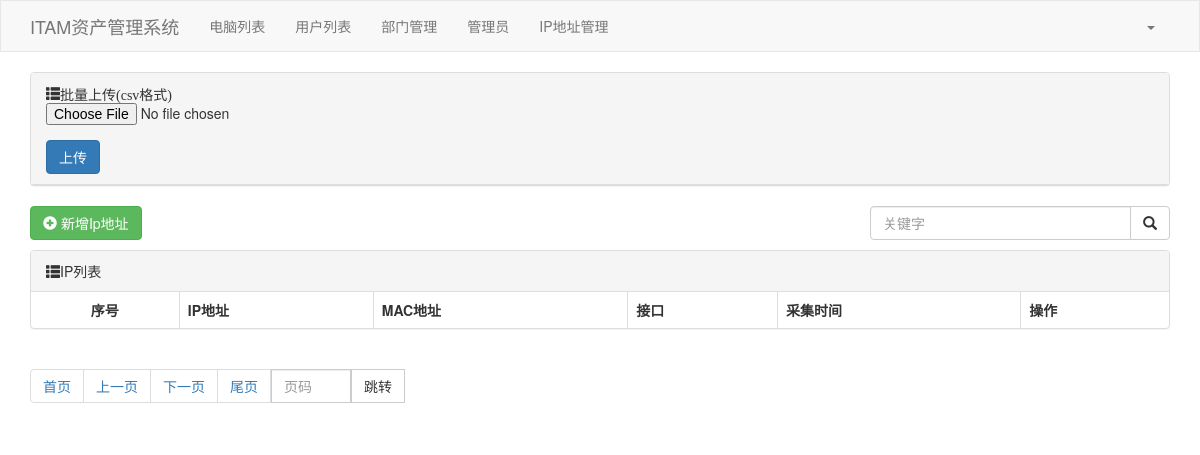
/ip/list/ (signed in), run on an earlier commit of the app's database.
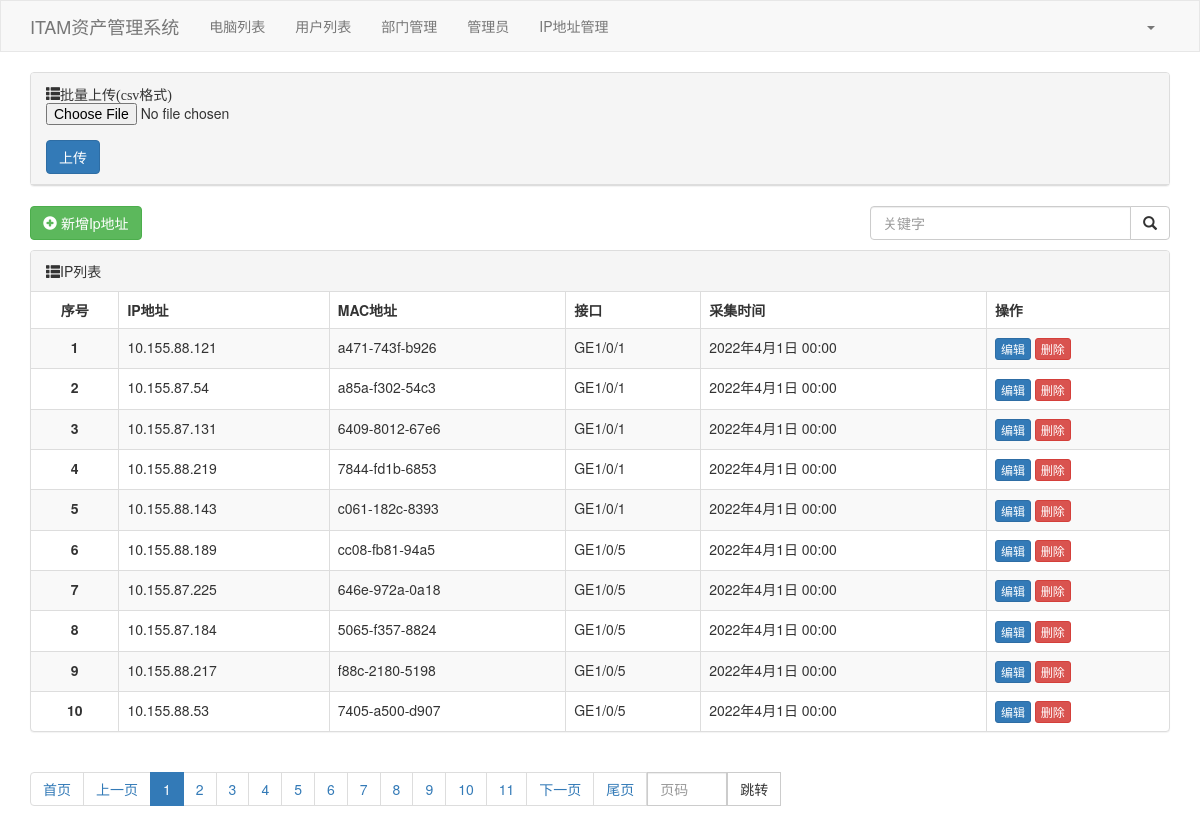
And on a later commit of the database.
### app1/models.py (models this page shows)
class IpAddr(models.Model):
    ip_addr = models.CharField(verbose_name='IP地址', max_length=16)
    mac_addr = models.CharField(verbose_name='MAC地址', max_length=14)
    interface = models.CharField(verbose_name='接口', max_length=16)
    cap_datetime = models.DateTimeField(verbose_name='采集时间')

### app1/views/ip.py (the view)
# urls.py: path('ip/list/', ip.ip_list),
def ip_list(request):
    queryset = models.IpAddr.objects.all()
    page_object = Pagination(request,queryset)
    context = {
        'queryset': page_object.page_queryset,
        'page_string':page_object.html()
    }
    return render(request, 'ip_list.html', context)

### app1/templates/ip_list.html (shortened to what this page needs)
{% extends "layout.html" %}
{% block content %}
    <div class="container">
        <div class="panel panel-default">
            <div class="panel-heading">
                <span class="glyphicon glyphicon-th-list" aria-hidden="true">批量上传(csv格式)</span>
                <form method="post" enctype="multipart/form-data" action="/ip/multi/">
                    <div class="form-group">
                        <input type="file" name="csv_file">
                    </div>
                    <button type="submit" value="上传" class="btn btn-primary">上传</button>
                </form>
            </div>
        </div>
        <div style="margin-bottom: 10px">
            <a class="btn btn-success" href="/ip/add/">
                <span class="glyphicon glyphicon-plus-sign " aria-hidden="true"></span>
                新增Ip地址</a>
            <div style="float:right;width: 300px">
                <form method="get">
                    <div class="input-group">
                        <input type="text" name='q' class="form-control" placeholder="关键字" value="{{ search_data }}">
                        <span class="input-group-btn">
                        <button class="btn btn-default" type="submit">
                            <span class="glyphicon glyphicon-search " aria-hidden="true"> </span>
                        </button>
                        </span>
                </form>
            </div>
        </div>
    </div>
    <div class="bs-example" data-example-id="panel-without-body-with-table">
        <div class="panel panel-default">
            <div class="panel-heading">
                <span class="glyphicon glyphicon-th-list" aria-hidden="true"></span>IP列表
            </div>
            <table class="table table-bordered table-striped table-hover ">
                <thead>
                <tr>
                    <th style="text-align: center;">序号</th>
                    <th>IP地址</th>
                    <th>MAC地址</th>
                    <th>接口</th>
                    <th>采集时间</th>
                    <th>操作</th>
                </tr>
                </thead>
                <tbody>
                {% for item in queryset %}
                    <tr>
                    <th style="text-align: center;" title="{{ item.id }}">{{ forloop.counter }}</th>
                    <td>{{ item.ip_addr }}</td>
                    <td>{{ item.mac_addr }}</td>
                    <td>{{ item.interface }}</td>
                    <td>{{ item.cap_datetime }}</td>
                    <td>
                        <a class="btn btn-primary btn-xs" href="/ip/{{ item.id }}/edit/">编辑</a>
                        <a class="btn btn-danger btn-xs" href="/ip/{{ item.id }}/delete/">删除</a>
                    </td>
                {% endfor %}
                </tbody>
            </table>
        </div>
        <div class="clearfix">
            <ul class="pagination">
                {{ page_string }}
            </ul>
        </div>
    </div>
    </div>
{% endblock %}

### app1/templates/layout.html (shortened to what this page needs)
{% load static %}
<!DOCTYPE html>
<html lang="en">
<head>
    <link rel="stylesheet" href="{% static 'plugins/bootstrap-3.4.1/css/bootstrap.min.css' %}">
</head>
<body>
<nav class="navbar navbar-default">
    <div class="container">
        <div class="navbar-header">
            <a class="navbar-brand" href="">ITAM资产管理系统</a>
        </div>
        <div class="collapse navbar-collapse" id="bs-example-navbar-collapse-1">
            <ul class="nav navbar-nav">
                <li><a href="/computer/list/">电脑列表</a></li>
                <li><a href="/user/list/">用户列表</a></li>
                <li><a href="/dep/list/">部门管理</a></li>
                <li><a href="/admin/list/">管理员</a></li>
                <li><a href="/ip/list/">IP地址管理</a></li>
            </ul>
            <ul class="nav navbar-nav navbar-right">
                <li class="dropdown">
                    <a href="#" class="dropdown-toggle" data-toggle="dropdown" role="button" aria-haspopup="true"
                       aria-expanded="false">{{ request.session.info.name }} <span class="caret"></span></a>
                </li>
            </ul>
        </div>
    </div>
</nav>
<div>
    {% block content %} {% endblock %}
</body>
</html>

### app1/templates/layout.html (style rules this page uses)
.navbar { border-radius: 0; }

What changed in the data, as far as the page shows it:
added IpAddr: ip_addr "10.155.88.121", mac_addr "a471-743f-b926", interface "GE1/0/1", cap_datetime "2022年4月1日 00:00"
added IpAddr: ip_addr "10.155.87.54", mac_addr "a85a-f302-54c3", interface "GE1/0/1", cap_datetime "2022年4月1日 00:00"
added IpAddr: ip_addr "10.155.87.131", mac_addr "6409-8012-67e6", interface "GE1/0/1", cap_datetime "2022年4月1日 00:00"
added IpAddr: ip_addr "10.155.88.219", mac_addr "7844-fd1b-6853", interface "GE1/0/1", cap_datetime "2022年4月1日 00:00"
added IpAddr: ip_addr "10.155.88.143", mac_addr "c061-182c-8393", interface "GE1/0/1", cap_datetime "2022年4月1日 00:00"
added IpAddr: ip_addr "10.155.88.189", mac_addr "cc08-fb81-94a5", interface "GE1/0/5", cap_datetime "2022年4月1日 00:00"
added IpAddr: ip_addr "10.155.87.225", mac_addr "646e-972a-0a18", interface "GE1/0/5", cap_datetime "2022年4月1日 00:00"
added IpAddr: ip_addr "10.155.87.184", mac_addr "5065-f357-8824", interface "GE1/0/5", cap_datetime "2022年4月1日 00:00"
added IpAddr: ip_addr "10.155.88.217", mac_addr "f88c-2180-5198", interface "GE1/0/5", cap_datetime "2022年4月1日 00:00"
added IpAddr: ip_addr "10.155.88.53", mac_addr "7405-a500-d907", interface "GE1/0/5", cap_datetime "2022年4月1日 00:00"
Also different on the page:
text no longer shown: "首页 上一页 下一页 尾页 跳转"
text now shown: "首页 上一页 1 2 3 4 5 6 7 8 9 10 11 下一页 尾页 跳转"
